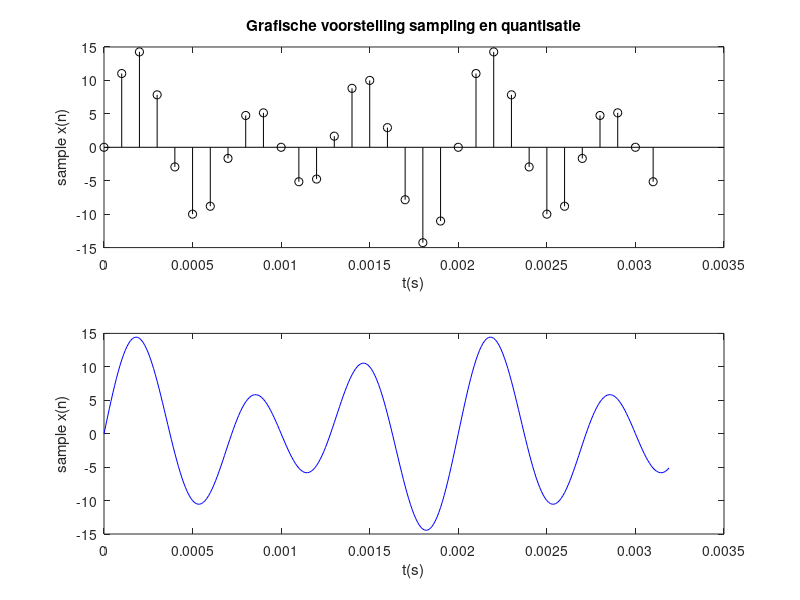
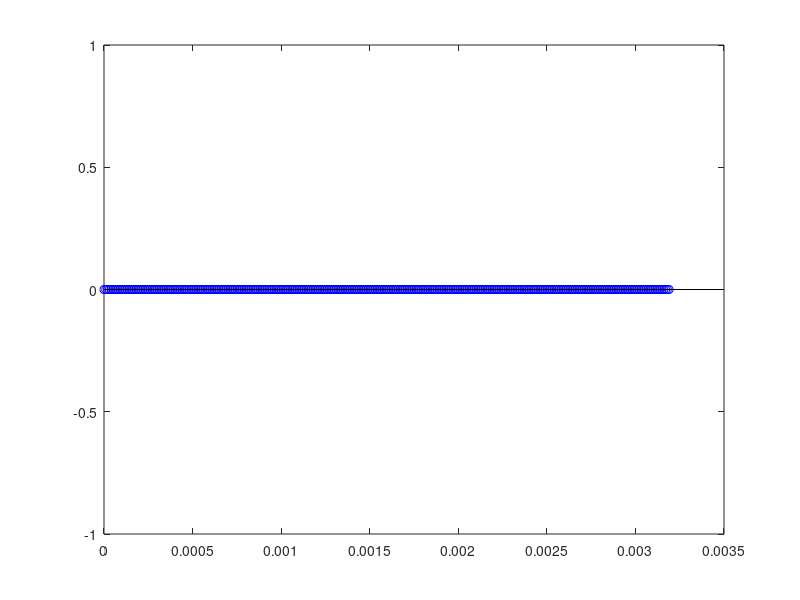
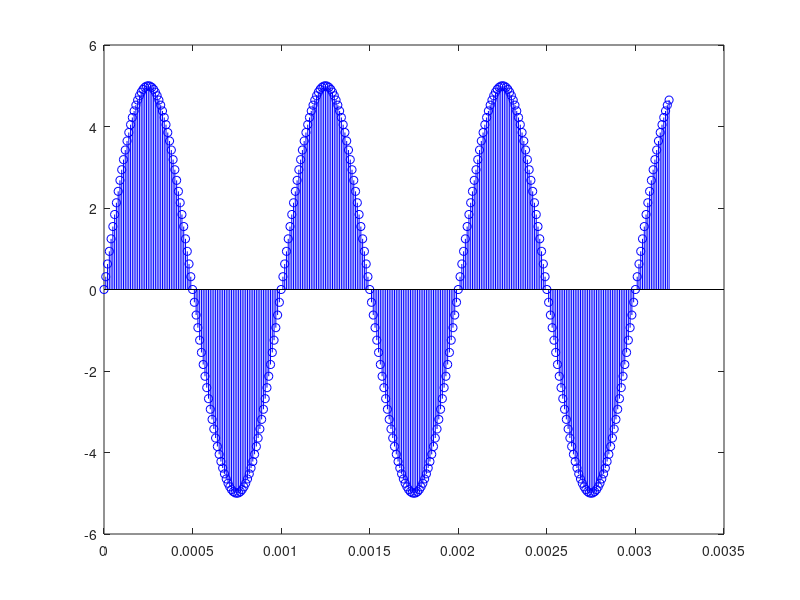
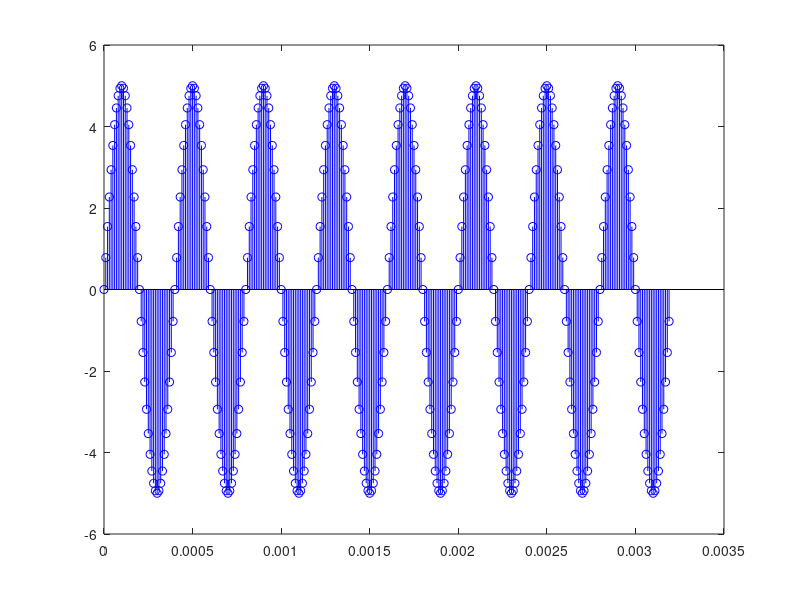

Reproduce these figures in MATLAB, in order.
%Definieren van de variabelen%
a=5;
b=10;
p=1000;
q=1500;
r=10000;
n=32;
fs=r;
Ts = 1/fs;
t = (0:(n-1))*Ts;

%Grafische voorstelling van de continue en gesampelde golven%
figure
x = a * sin(2*pi*p*t)+b*sin(2*pi*q*t);
subplot(2,1,1);
stem(t,x,'k');
title('Grafische voorstelling sampling en quantisatie');
xlabel('t(s)'), ylabel('sample x(n)')

t10 = (0: (n*10-1))*(Ts/10);
x10 = a * sin(2*pi*p*t10)+b*sin(2*pi*q*t10);

subplot(2,1,2);
plot(t10,x10,'b');
xlabel('t(s)'), ylabel('sample x(n)')

%Tijdelijk%
F= [0 1/10 1/4 1/2 3/4 9/10 1 11/10 5/4 3/2 7/4 19/10 2];

%figure
for idx = 1:numel(F)
    figure
    x = a * sin(2*pi*F(idx)*fs*t10);
    %subplot(4,4,idx);
    xlabel('t(s)'), ylabel('sample x(n)')
    stem(t10,x,'b');
end
